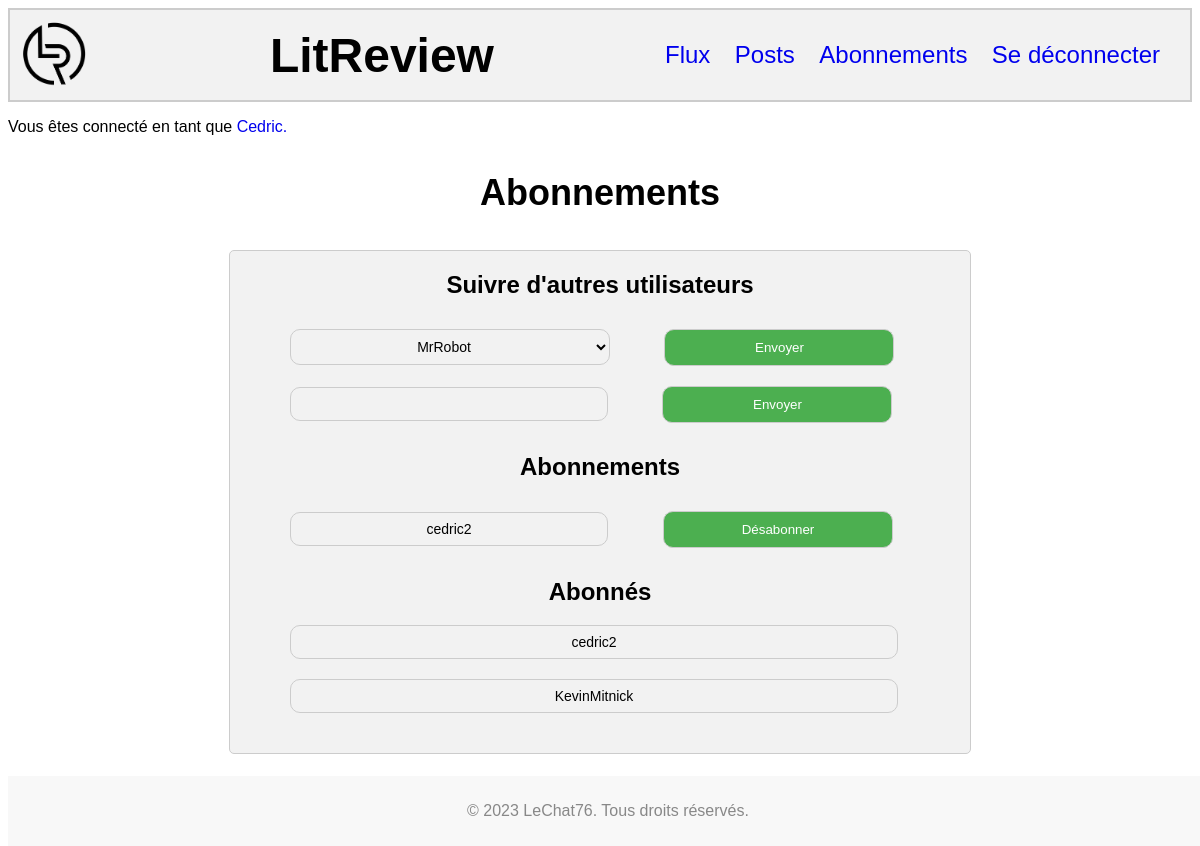
The app's page /subscriptions/ (signed in), older data.
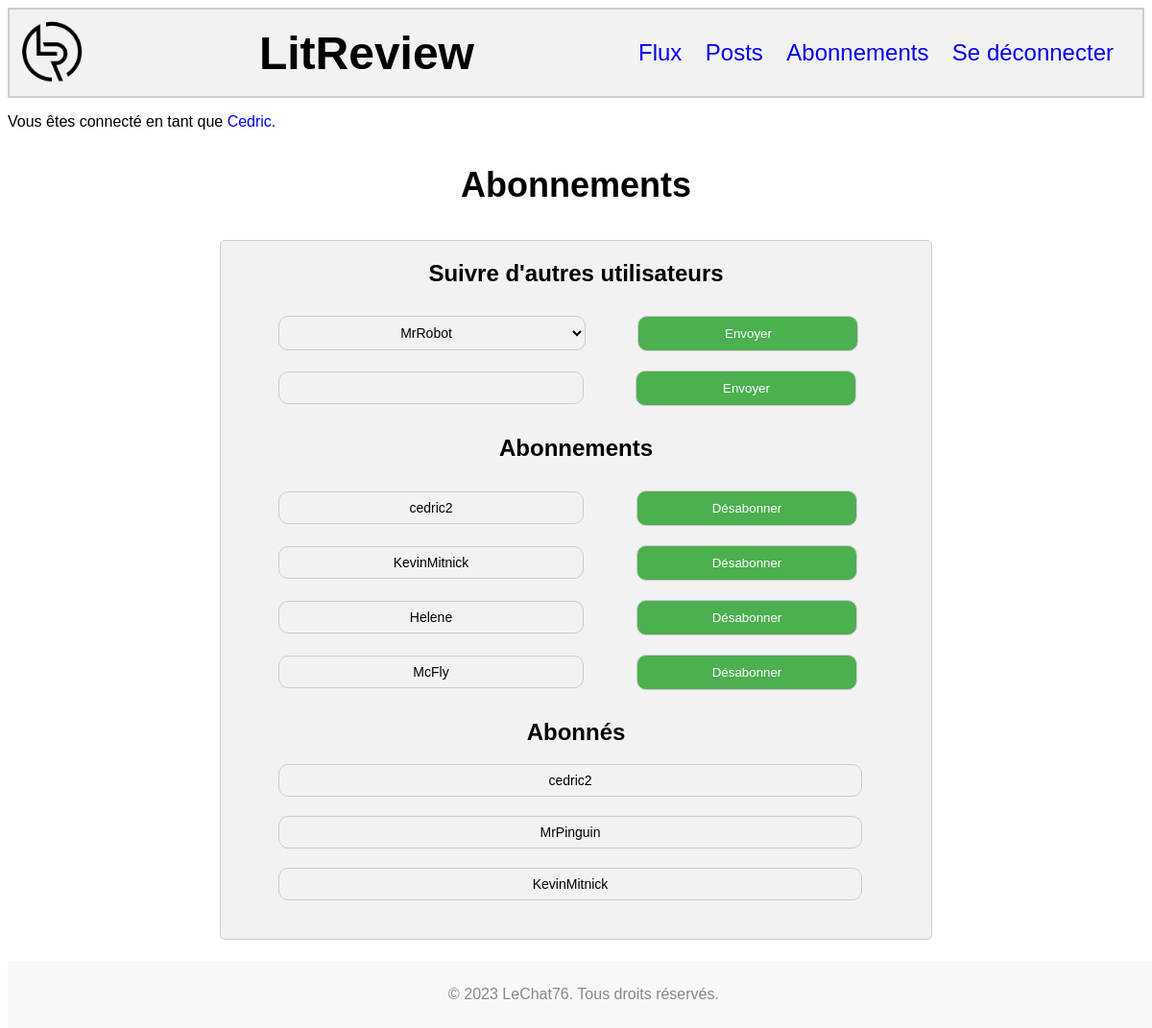
The same page, newer data.
### authentication/models.py (models this page shows)
class User(AbstractUser):
    username = models.CharField(
        max_length = 20,
        unique = True,
    )
    first_name = None
    last_name = None
    email = None

### authentication/views.py (the view, shortened to what this page needs)
# urls.py: path('subscriptions/', authentication.views.subscriptions, name='subscriptions'),
@login_required
def subscriptions(request):
    form = forms.SubscriptionsForm()
    user = request.user
    context = {}
    listFollowed = UserFollows.objects.filter(user=user).values_list('followed_user', flat=True)
    followed_users = get_user_model().objects.filter(id__in=listFollowed)
    listFollowers = UserFollows.objects.filter(followed_user=user).values_list('user_id', flat=True)
    followers_users = get_user_model().objects.filter(id__in=listFollowers)
    available_users = get_user_model().objects.exclude(
        id__in=listFollowed
        ).exclude(
        id=user.id
        ).exclude(
        username=user.username
    )
    context = {
        'followed_users': followed_users,
        'followers_users': followers_users,
        'available_users': available_users,
        'form': form,
    }
    return render(request, 'authentication/subscriptions.html', context)

### authentication/forms.py
class SubscriptionsForm(forms.Form):
    followed_user = forms.CharField(label=False, required=True, widget=forms.TextInput(attrs={'class': 'available-container-field'}))
    class Meta:
        model = models.UserFollows
        fields = ['followed_user']
        labels = {'followed_user': 'Abonnements'}

### authentication/templates/authentication/subscriptions.html (shortened to what this page needs)
<!DOCTYPE html>
{% extends 'loggedin.html' %}
{% load static %}
{% block content %}
<link rel="stylesheet" href="{% static 'subscriptions.css' %}">
<h3>Abonnements</h3>
<div id="container-subscriptions">
    <h2>Suivre d'autres utilisateurs</h2>
    <form method="POST">
        <div id="container-add-follow">
            {% if available_users %}
                <select name="followed_user">
                {% for user in available_users %}
                    <option value="{{ user.id }}">{{ user.username }}</option>
                {% endfor %}
                </select>
                <button type="submit" name="add_subscription">Envoyer</button>
            {% else %}
                <div id="no-available-container">
                <label>Plus d'utilisateurs disponibles</label>
                <button type="submit" name="add_subscription" class="disabled-button">Envoyer</button>
                </div>
            {% endif %}
            {% if available_users %}
                <input type="text" name="followed_user_name">
                <button type="submit" name="add_subscription2">Envoyer</button>
            {% endif %}
        </div>
        <h2>Abonnements</h2>
        {% if followed_users %}
            {% for user in followed_users %}
                <div id="followed-user-container">
                    <label>{{ user.username }}</label>
                    <button type="submit" name="remove_subscription" value="{{ user.id }}">Désabonner</button>
                </div>
            {% endfor %}
        {% else %}
            <p><label id="no-result">Aucun abonnement</label></p>
        {% endif %}
        <h2>Abonnés</h2>
        {% if followers_users %}
            {% for user in followers_users %}
                <div id="follower-user-container">
                    <label>{{ user.username }}</label>
                </div>
            {% endfor %}
        {% else %}
            <p><label id="no-result">Aucun abonné</label></p>
        {% endif %}
    </form>
</div>
{% endblock content %}

### templates/loggedin.html (shortened to what this page needs)
{% load static %}
<head>
    <link rel="stylesheet" href="{% static 'loggedin.css' %}">
</head>
<body>
    <div id="header-loggedin">
        <img src="{% static 'images/LITReview_st.png' %}" alt="Logo LitReview" ondragstart="return false;">
        <h1>LitReview</h1>
        <div id="container-loggedin">
            <a href="{% url 'flux' %}" ondragstart="return false;">Flux</a>
            <a href="{% url 'post' %}" ondragstart="return false;">Posts</a>
            <a href="{% url 'subscriptions' %}" ondragstart="return false;">Abonnements</a>
            <a href="{% url 'logout' %}" ondragstart="return false;">Se déconnecter</a>
        </div>
    </div>
    <p>Vous êtes connecté en tant que <a href="{% url 'subscriptions' %}">{{ request.user|capfirst }}.</a></p>
    <div id="footer">
        <p>&copy; 2023 LeChat76. Tous droits réservés.</p>
    </div>
    {% block content %}
    {% endblock content %}
</body>

### static/loggedin.css (style rules this page uses)
#header-loggedin img { height: 70px; margin-right: 10px; }
h1 { margin: 0; font-size: 48px; user-select: none; }
h2 { user-select: none; }
h3 { user-select: none; }
p { user-select: none; }
#footer { position: fixed; bottom: 0; width: 100%; background-color: #f8f8f8; padding: 10px 0; text-align: center; color: #888; }
body { background-image: url("/static/images/LITReview_st_b.png"); background-size: 250px; background-position: center; background-repeat: no-repeat; background-attachment: fixed; padding-bottom: 60px; font-family: Arial, sans-serif; }
a { text-decoration: none; }
#header-loggedin { display: flex; justify-content: space-between; align-items: center; padding: 10px; background-color: #f2f2f2; border: 2px solid #ccc; }
#container-loggedin a { margin-right: 20px; font-size: 24px; user-select: none; }

### static/subscriptions.css (style rules this page uses)
h2 { display: flex; justify-content: center; user-select: none; }
h3 { display: flex; justify-content: center; font-size : 36px; user-select: none; }
label { user-select: none; }
#container-subscriptions { margin : 2%; margin-left : auto; margin-right : auto; width: 680px; background-color: #f2f2f2; border-radius: 5px; padding : 0px 30px 20px 30px; justify-content: space-around; border: 1px solid #ccc; }
button[type="submit"] { text-align: center; background-color: #4CAF50; color: white; cursor: pointer; margin-top : 10px; width: 230px; padding: 10px; margin-bottom: 10px; border: 1px solid #ccc; border-radius: 10px; }
select { text-align: center; background: #F2F2F2; padding: 8px; margin-right: 50px; margin-left: 30px; width: 320px; border: 1px solid #CCCCCC; border-radius: 10px; font-size: 14px; }
input[type="text"] { text-align: center; background: #F2F2F2; padding: 8px; margin-right: 50px; margin-left: 30px; width: 300px; border: 1px solid #CCCCCC; border-radius: 10px; font-size: 14px; font-family: Arial; }
#followed-user-container, #follower-user-container { display: flex; align-items: center; }
#followed-user-container label { display: block; text-align: center; background: #F2F2F2; padding: 8px; font-size: 14px; margin-right: 55px; margin-left: 30px; width: 300px; border: 1px solid #CCCCCC; border-radius: 10px; }
#follower-user-container label { display: block; text-align: center; background: #F2F2F2; padding: 8px; font-size: 14px; margin-left: 30px; margin-bottom: 20px; width: 590px; border: 1px solid #CCCCCC; border-radius: 10px; }

Row changes from the older to the newer data that the page shows:
now on one of the page's lists (row edited): User: username "KevinMitnick"
now on this page (row edited): User: username "Helene", {{ user.id }} 10 (drawn), shown under "Abonnements"
now on this page (row unchanged): User: username "McFly", {{ user.id }} 11 (drawn), shown under "Abonnements"
now on this page (row edited): User: username "MrPinguin", shown under "Abonnés"
